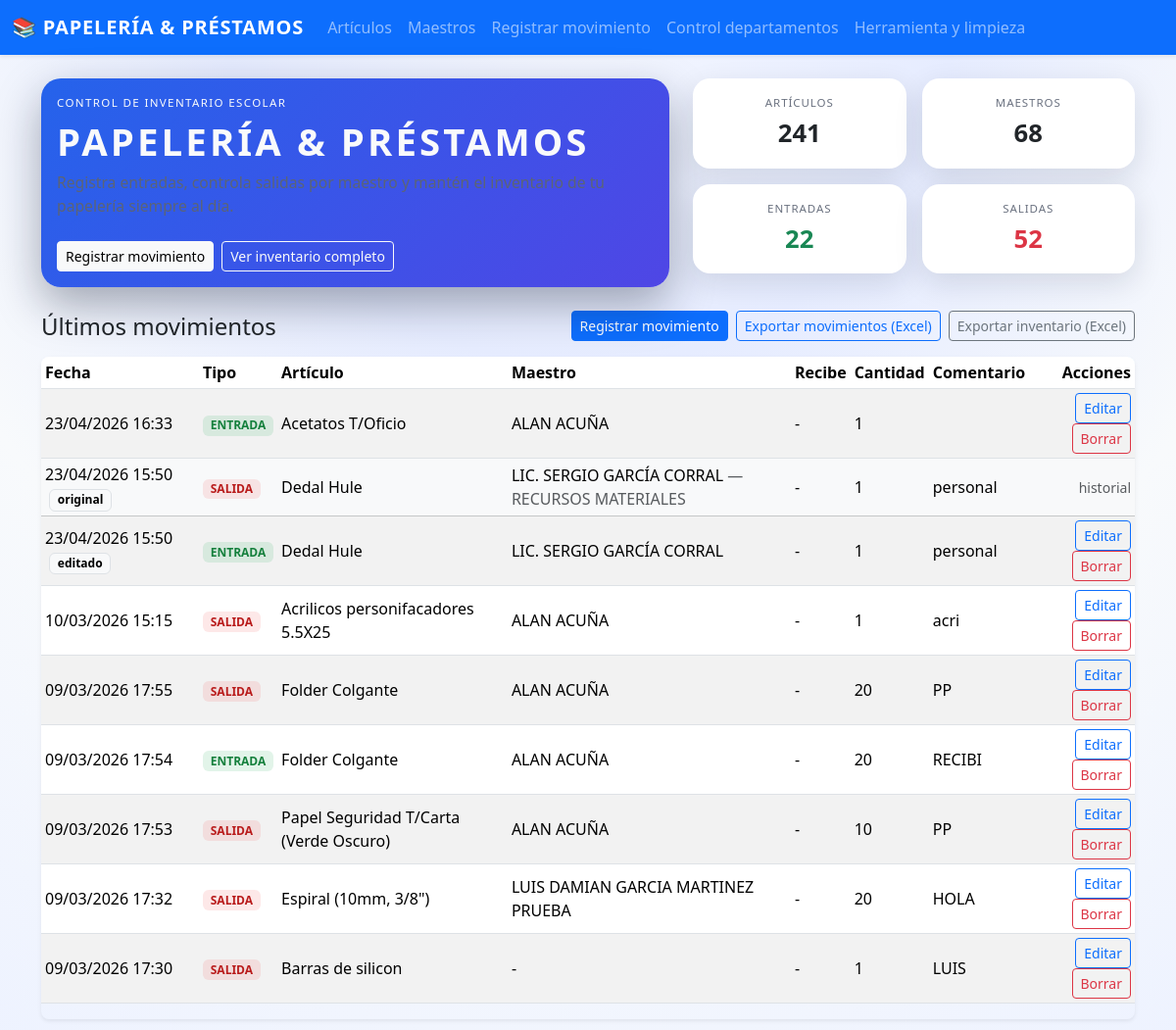
The page / on the database its author committed.
### app.py (models this page shows, shortened)
class Movimiento(db.Model):
    id = db.Column(db.Integer, primary_key=True)
    tipo = db.Column(db.String(10), nullable=False)  # "ENTRADA" o "SALIDA"
    cantidad = db.Column(db.Integer, nullable=False)
    fecha = db.Column(db.DateTime, default=datetime.utcnow, nullable=False)
    fecha_editado = db.Column(db.DateTime, nullable=True)
    comentario = db.Column(db.String(255), nullable=True)
    persona_recibe = db.Column(db.String(150), nullable=True)
    articulo_id = db.Column(db.Integer, db.ForeignKey("articulo.id"), nullable=False)
    maestro_id = db.Column(db.Integer, db.ForeignKey("maestro.id"), nullable=True)
    original_tipo = db.Column(db.String(10), nullable=True)
    original_cantidad = db.Column(db.Integer, nullable=True)
    original_fecha = db.Column(db.DateTime, nullable=True)
    original_comentario = db.Column(db.String(255), nullable=True)
    original_articulo_id = db.Column(db.Integer, nullable=True)
    original_maestro_id = db.Column(db.Integer, nullable=True)
    original_articulo_nombre = db.Column(db.String(150), nullable=True)
    original_maestro_nombre = db.Column(db.String(120), nullable=True)
    original_maestro_area = db.Column(db.String(120), nullable=True)

class Articulo(db.Model):
    id = db.Column(db.Integer, primary_key=True)
    nombre = db.Column(db.String(150), nullable=False)
    codigo_interno = db.Column(db.String(50), unique=True, nullable=True)
    codigo_barras = db.Column(db.String(80), unique=True, nullable=True)
    unidad = db.Column(db.String(30), nullable=True)
    categoria = db.Column(db.String(80), nullable=True)
    marca = db.Column(db.String(80), nullable=True)
    stock_actual = db.Column(db.Integer, default=0, nullable=False)
    movimientos = db.relationship("Movimiento", backref="articulo", lazy=True)

class Maestro(db.Model):
    id = db.Column(db.Integer, primary_key=True)
    nombre = db.Column(db.String(120), nullable=False)
    clave = db.Column(db.String(50), unique=True, nullable=True)
    area = db.Column(db.String(120), nullable=True)
    movimientos = db.relationship("Movimiento", backref="maestro", lazy=True)

### app.py (the view)
@app.route("/")
def index():
    total_articulos = Articulo.query.count()
    total_maestros = Maestro.query.count()
    total_entradas = (
        db.session.query(db.func.coalesce(db.func.sum(Movimiento.cantidad), 0))
        .filter(Movimiento.tipo == "ENTRADA")
        .scalar()
    )
    total_salida = (
        db.session.query(db.func.coalesce(db.func.sum(Movimiento.cantidad), 0))
        .filter(Movimiento.tipo == "SALIDA")
        .scalar()
    )
    orden_fecha = db.func.coalesce(Movimiento.fecha_editado, Movimiento.fecha)
    ultimos_movimientos = Movimiento.query.order_by(orden_fecha.desc()).limit(10).all()
    return render_template(
        "index.html",
        total_articulos=total_articulos,
        total_maestros=total_maestros,
        total_entradas=total_entradas,
        total_salida=total_salida,
        ultimos_movimientos=ultimos_movimientos,
    )

### templates/index.html (shortened to what this page needs)
{% extends "base.html" %}
{% block content %}
<div class="row align-items-stretch mb-4 g-4">
  <div class="col-lg-7">
    <div class="card hero-card h-100">
      <div class="card-body d-flex flex-column justify-content-between">
        <div>
          <div class="hero-badge text-uppercase mb-2">Control de inventario escolar</div>
          <h1 class="app-title mb-2">Papelería &amp; Préstamos</h1>
          <p class="app-subtitle mb-3">
          </p>
        </div>
        <div class="d-flex flex-wrap gap-2 mt-2">
          <a href="{{ url_for('nuevo_movimiento') }}" class="btn btn-light btn-sm">
            Registrar movimiento
          </a>
          <a href="{{ url_for('listar_articulos') }}" class="btn btn-outline-light btn-sm">
            Ver inventario completo
          </a>
        </div>
      </div>
    </div>
  </div>
  <div class="col-lg-5">
    <div class="row g-3">
      <div class="col-6">
        <div class="card stats-card text-center">
          <div class="card-body">
            <div class="stats-label mb-1">Artículos</div>
            <div class="stats-value">{{ total_articulos }}</div>
          </div>
        </div>
      </div>
      <div class="col-6">
        <div class="card stats-card text-center">
          <div class="card-body">
            <div class="stats-label mb-1">Maestros</div>
            <div class="stats-value">{{ total_maestros }}</div>
          </div>
        </div>
      </div>
      <div class="col-6">
        <div class="card stats-card text-center">
          <div class="card-body">
            <div class="stats-label mb-1">Entradas</div>
            <div class="stats-value text-success">{{ total_entradas }}</div>
          </div>
        </div>
      </div>
      <div class="col-6">
        <div class="card stats-card text-center">
          <div class="card-body">
            <div class="stats-label mb-1">Salidas</div>
            <div class="stats-value text-danger">{{ total_salida }}</div>
          </div>
        </div>
      </div>
    </div>
  </div>
</div>
<div class="d-flex justify-content-between align-items-center mb-3">
  <h4 class="mb-0">Últimos movimientos</h4>
  <div class="d-flex gap-2 flex-wrap">
    <a href="{{ url_for('nuevo_movimiento') }}" class="btn btn-primary btn-sm">
      Registrar movimiento
    </a>
    <a href="{{ url_for('export_movimientos') }}" class="btn btn-outline-primary btn-sm">
      Exportar movimientos (Excel)
    </a>
    <a href="{{ url_for('export_inventario') }}" class="btn btn-outline-secondary btn-sm">
      Exportar inventario (Excel)
    </a>
  </div>
</div>
<div class="table-responsive shadow-sm rounded-3">
  <table class="table table-striped table-sm align-middle">
    <thead>
      <tr>
        <th>Fecha</th>
        <th>Tipo</th>
        <th>Artículo</th>
        <th>Maestro</th>
        <th>Recibe</th>
        <th>Cantidad</th>
        <th>Comentario</th>
        <th class="text-end">Acciones</th>
      </tr>
    </thead>
    <tbody>
      {% for m in ultimos_movimientos %}
      {% if m.original_fecha %}
      <tr class="table-light">
        <td>
          {{ m.original_fecha.strftime("%d/%m/%Y %H:%M") }}
          <span class="badge text-bg-light border ms-1">original</span>
        </td>
        <td>
          {% if m.original_tipo == 'ENTRADA' %}
          <span class="badge badge-entrada">{{ m.original_tipo }}</span>
          {% else %}
          <span class="badge badge-salida">{{ m.original_tipo }}</span>
          {% endif %}
        </td>
        <td>{{ m.original_articulo_nombre or "-" }}</td>
        <td>
          {{ m.original_maestro_nombre or "-" }}
          {% if m.original_maestro_area %}<span class="text-muted"> — {{ m.original_maestro_area }}</span>{% endif %}
        </td>
        <td>-</td>
        <td>{{ m.original_cantidad }}</td>
        <td>{{ m.original_comentario or "" }}</td>
        <td class="text-end">
          <span class="text-muted small">historial</span>
        </td>
      </tr>
      {% endif %}
      <tr>
        <td>
          {{ m.fecha.strftime("%d/%m/%Y %H:%M") }}
          {% if m.fecha_editado %}
          <span class="badge text-bg-light border ms-1">editado</span>
          {% endif %}
        </td>
        <td>
          {% if m.tipo == 'ENTRADA' %}
          <span class="badge badge-entrada">{{ m.tipo }}</span>
          {% else %}
          <span class="badge badge-salida">{{ m.tipo }}</span>
          {% endif %}
        </td>
        <td>{{ m.articulo.nombre }}</td>
        <td>{{ m.maestro.nombre if m.maestro else "-" }}</td>
        <td>{{ m.persona_recibe or "-" }}</td>
        <td>{{ m.cantidad }}</td>
        <td>{{ m.comentario or "" }}</td>
        <td class="text-end">
          <a
            href="{{ url_for('editar_movimiento', movimiento_id=m.id) }}"
            class="btn btn-sm btn-outline-primary"
          >
            Editar
          </a>
          <form
            method="post"
            action="{{ url_for('borrar_movimiento', movimiento_id=m.id) }}"
            class="d-inline"
            onsubmit="return confirm('¿Seguro que quieres borrar este movimiento? Esto ajustará el stock.')"
          >
            <button type="submit" class="btn btn-sm btn-outline-danger">Borrar</button>
          </form>
        </td>
      </tr>
      {% else %}
      <tr>
        <td colspan="8" class="text-center text-muted">
          Aún no hay movimientos registrados.
        </td>
      </tr>
      {% endfor %}
    </tbody>
  </table>
</div>
{% endblock %}

### templates/base.html (shortened to what this page needs)
<!doctype html>
<html lang="es">
  <head>
    <link
      href="https://cdn.jsdelivr.net/npm/bootstrap@5.3.3/dist/css/bootstrap.min.css"
      rel="stylesheet"
    />
  </head>
  <body>
    <nav class="navbar navbar-expand-lg navbar-dark bg-primary shadow-sm mb-4">
      <div class="container-fluid">
        <a class="navbar-brand" href="{{ url_for('index') }}">
          📚 Papelería &amp; Préstamos
        </a>
        <div class="collapse navbar-collapse" id="navbarNav">
          <ul class="navbar-nav me-auto">
            <li class="nav-item">
              <a class="nav-link" href="{{ url_for('listar_articulos') }}">Artículos</a>
            </li>
            <li class="nav-item">
              <a class="nav-link" href="{{ url_for('listar_maestros') }}">Maestros</a>
            </li>
            <li class="nav-item">
              <a class="nav-link" href="{{ url_for('nuevo_movimiento') }}"
                >Registrar movimiento</a
              >
            </li>
            <li class="nav-item">
              <a class="nav-link" href="{{ url_for('control_departamentos') }}">
                Control departamentos
              </a>
            </li>
            <li class="nav-item">
              <a class="nav-link" href="{{ url_for('herramientas_limpieza') }}">
                Herramienta y limpieza
              </a>
            </li>
          </ul>
        </div>
      </div>
    </nav>
    <main class="container mb-5">
      {% block content %}{% endblock %}
    </main>
  </body>
</html>

### templates/base.html (style rules this page uses)
body { background: radial-gradient(circle at top, #f4f7ff 0, #e6ecff 30%, #f8fafc 60%, #edf2ff 100%); min-height: 100vh; font-family: system-ui, -apple-system, BlinkMacSystemFont, "Segoe UI", sans-serif; }
.navbar-brand { font-weight: 700; letter-spacing: 0.04em; text-transform: uppercase; }
.app-title { font-size: 2.4rem; font-weight: 800; letter-spacing: 0.08em; text-transform: uppercase; }
.app-subtitle { font-size: 0.98rem; color: #5b6476; }
.hero-card { border-radius: 1.25rem; border: none; background: linear-gradient(135deg, #2563eb, #4f46e5); color: #f9fafb; box-shadow: 0 18px 45px rgba(15, 23, 42, 0.35); }
.hero-badge { text-transform: uppercase; letter-spacing: 0.12em; font-size: 0.72rem; }
.stats-card { border-radius: 1.1rem; border: none; box-shadow: 0 10px 30px rgba(15, 23, 42, 0.12); }
.stats-label { text-transform: uppercase; letter-spacing: 0.08em; font-size: 0.72rem; color: #6b7280; }
.stats-value { font-weight: 700; font-size: 1.6rem; }
.table { background-color: #ffffff; }
.table thead { background: linear-gradient(90deg, #eef2ff, #e0f2fe); }
.badge-entrada { background: rgba(22, 163, 74, 0.12); color: #15803d; }
.badge-salida { background: rgba(239, 68, 68, 0.12); color: #b91c1c; }

### rows shown on the page
Movimiento: fecha "23/04/2026 16:33", tipo "ENTRADA", articulo.nombre "Acetatos T/Oficio", maestro "ALAN ACUÑA", persona_recibe "-", cantidad "1"
Movimiento: original_fecha "23/04/2026 15:50", original_tipo "SALIDA", original_articulo_nombre "Dedal Hule", original_maestro_nombre "LIC. SERGIO GARCÍA CORRAL", original_maestro_area "RECURSOS MATERIALES", original_cantidad "1", original_comentario "personal", fecha "23/04/2026 15:50", shows "editado", tipo "ENTRADA", articulo.nombre "Dedal Hule", maestro "LIC. SERGIO GARCÍA CORRAL", persona_recibe "-", cantidad "1", comentario "personal"
Movimiento: fecha "10/03/2026 15:15", tipo "SALIDA", articulo.nombre "Acrilicos personifacadores 5.5X25", maestro "ALAN ACUÑA", persona_recibe "-", cantidad "1", comentario "acri"
Movimiento: fecha "09/03/2026 17:55", tipo "SALIDA", articulo.nombre "Folder Colgante", maestro "ALAN ACUÑA", persona_recibe "-", cantidad "20", comentario "PP"
Movimiento: fecha "09/03/2026 17:54", tipo "ENTRADA", articulo.nombre "Folder Colgante", maestro "ALAN ACUÑA", persona_recibe "-", cantidad "20", comentario "RECIBI"
Movimiento: fecha "09/03/2026 17:53", tipo "SALIDA", articulo.nombre "Papel Seguridad T/Carta (Verde Oscuro)", maestro "ALAN ACUÑA", persona_recibe "-", cantidad "10", comentario "PP"
Movimiento: fecha "09/03/2026 17:32", tipo "SALIDA", articulo.nombre "Espiral (10mm, 3/8\")", maestro "LUIS DAMIAN GARCIA MARTINEZ PRUEBA", persona_recibe "-", cantidad "20", comentario "HOLA"
Movimiento: fecha "09/03/2026 17:30", tipo "SALIDA", articulo.nombre "Barras de silicon", maestro "-", persona_recibe "-", cantidad "1", comentario "LUIS"

### other values the page prints
{{ total_articulos }} "241"
{{ total_maestros }} "68"
{{ total_entradas }} "22"
{{ total_salida }} "52"
